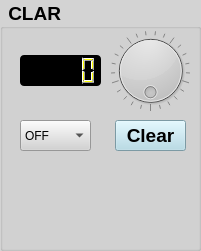
     <widget class="QGroupBox" name="Clar_groupBox">
      <property name="geometry">
       <rect>
        <x>690</x>
        <y>350</y>
        <width>201</width>
        <height>251</height>
       </rect>
      </property>
      <property name="font">
       <font>
        <pointsize>14</pointsize>
        <bold>true</bold>
       </font>
      </property>
      <property name="styleSheet">
       <string notr="true">QWidget{ background-color: lightgray;}</string>
      </property>
      <property name="title">
       <string> CLAR</string>
      </property>
      <widget class="QLCDNumber" name="Clar_lcdNumber">
       <property name="geometry">
        <rect>
         <x>20</x>
         <y>55</y>
         <width>81</width>
         <height>31</height>
        </rect>
       </property>
       <property name="styleSheet">
        <string notr="true">QWidget{ border: 2px black; background-color: black;border-radius: 4px;}
QLCDNumber {color: yellow;}</string>
       </property>
       <property name="digitCount">
        <number>5</number>
       </property>
      </widget>
      <widget class="QDial" name="Clar_dial">
       <property name="geometry">
        <rect>
         <x>110</x>
         <y>30</y>
         <width>81</width>
         <height>81</height>
        </rect>
       </property>
       <property name="wrapping">
        <bool>true</bool>
       </property>
       <property name="notchesVisible">
        <bool>true</bool>
       </property>
       <property name="stored_value" stdset="0">
        <number>0</number>
       </property>
      </widget>
      <widget class="QPushButton" name="Clar_clear_pushButton">
       <property name="geometry">
        <rect>
         <x>115</x>
         <y>120</y>
         <width>71</width>
         <height>31</height>
        </rect>
       </property>
       <property name="font">
        <font>
         <pointsize>14</pointsize>
         <bold>true</bold>
        </font>
       </property>
       <property name="styleSheet">
        <string notr="true">QPushButton {background-color: lightblue;}
QPushButton::pressed {background-color: red;}</string>
       </property>
       <property name="text">
        <string>Clear</string>
       </property>
      </widget>
      <widget class="QComboBox" name="Clar_comboBox">
       <property name="geometry">
        <rect>
         <x>20</x>
         <y>120</y>
         <width>71</width>
         <height>31</height>
        </rect>
       </property>
       <property name="editable">
        <bool>false</bool>
       </property>
       <item>
        <property name="text">
         <string>OFF</string>
        </property>
       </item>
       <item>
        <property name="text">
         <string>Rx</string>
        </property>
       </item>
       <item>
        <property name="text">
         <string>Tx</string>
        </property>
       </item>
       <item>
        <property name="text">
         <string>Rx/Tx</string>
        </property>
       </item>
      </widget>
     </widget>
